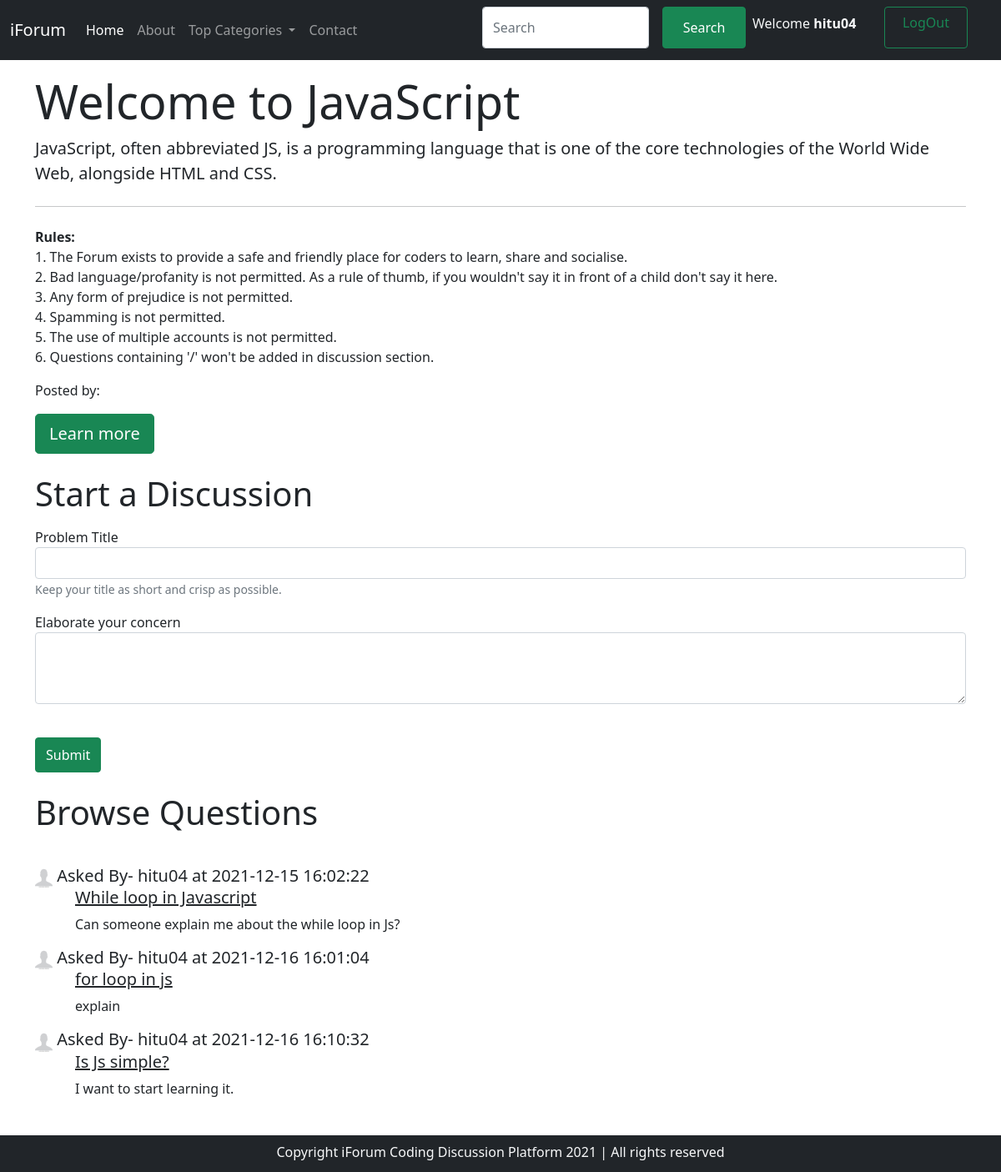
Screenshot of /threadlist.php?catid=2 (signed in) with the database file from the repository.
### tables this page shows
CREATE TABLE `category` (
  `cat_id` int(8) NOT NULL,
  `cat_name` varchar(255) NOT NULL,
  `cat_desc` text NOT NULL,
  `cat_date` datetime NOT NULL DEFAULT current_timestamp(),
  `cat_user_name` int(11) NOT NULL
);

CREATE TABLE `threads` (
  `thread_id` int(11) NOT NULL,
  `thread_title` varchar(255) NOT NULL,
  `thread_desc` text NOT NULL,
  `thread_cat_id` int(11) NOT NULL,
  `thread_user` int(11) NOT NULL,
  `thread_dt` datetime NOT NULL DEFAULT current_timestamp()
);

CREATE TABLE `users` (
  `sno` int(11) NOT NULL,
  `user_name` varchar(10) NOT NULL,
  `user_email` varchar(30) NOT NULL,
  `user_pass` varchar(255) NOT NULL,
  `user_dt` datetime NOT NULL DEFAULT current_timestamp()
);

### threadlist.php (the view, shortened to what this page needs)
<!doctype html>
<html lang="en">
<head>
    <link href="https://cdn.jsdelivr.net/npm/bootstrap@5.1.3/dist/css/bootstrap.min.css" rel="stylesheet">
</head>
<body>
    <?php include 'partials\_dbconnect.php'; ?>
    <?php include 'partials\_header.php'; ?>
    <?php
    $id = $_GET['catid'];
    $sql = "select * from `category` where `cat_id`=$id ";
    $res = mysqli_query($con, $sql);
    while ($row = mysqli_fetch_assoc($res)) {
        $catname = $row['cat_name'];
        $catdesc = $row['cat_desc'];
        $cat_user_name = $row['cat_user_name'];
        $sql2 = "select user_name from `users` where `sno`='$cat_user_name' ";
        $res2 = mysqli_query($con, $sql2);
        $row2 = mysqli_fetch_assoc($res2);
        $posted = $row2['user_name'];
    }
    ?>
    <div class="container my-3">
        <div class="jumbotron jumbotron-fluid">
            <h1 class="display-4">Welcome to <?php echo $catname; ?> </h1>
            <p class="lead"><?php echo $catdesc; ?></p>
            <hr class="my-4">
            <p> <b>Rules: <br></b>
                1. The Forum exists to provide a safe and friendly place for coders to learn, share and socialise.<br>
                2. Bad language/profanity is not permitted. As a rule of thumb, if you wouldn't say it in front of a child don't say it here. <br>
                3. Any form of prejudice is not permitted. <br>
                4. Spamming is not permitted. <br>
                5. The use of multiple accounts is not permitted.<br>
                6. Questions containing '/' won't be added in discussion section.
            </p>
            <p>Posted by: <b><?php echo $posted; ?></b></p>
            <a class="btn btn-success btn-lg" href="#" role="button">Learn more</a>
        </div>
    </div>
    <?php
    if (isset($_SESSION['loggedin']) and $_SESSION['loggedin'] == true) {
        echo '<div class="container">
                                    <h1 class="py-2">Start a Discussion</h1>
                                    <form action="' . $_SERVER["REQUEST_URI"] . '"method="POST">
                            <div class="form-group">
                                <label for="title">Problem Title</label>
                                <input type="text" class="form-control" id="title" name="title">
                                <small id="emailHelp" class="form-text text-muted">Keep your title as short and crisp as possible.
                                </small>
                            </div>
                            <input type="hidden" name="sno" value="' . $_SESSION['sno'] . '">
                            <div class="form-group my-3">
                                <label for="exampleFormControlTextarea1">Elaborate your concern</label>
                                <textarea class="form-control" id="desc" name="desc" rows="3"></textarea>
                            </div>
                            <br>
                            <button type="submit" class="btn btn-success py-2">Submit</button>
                        </form>
                    </div>';
    }
    ?>
    <div class="container">
        <h1 class="py-4">Browse Questions</h1>
        <?php
        $id = $_GET['catid'];
        $sql = "select * from `threads` where `thread_cat_id`=$id ";
        $res = mysqli_query($con, $sql);
        while ($row = mysqli_fetch_assoc($res)) {
            $thread_id = $row['thread_id'];
            $thread_title = $row['thread_title'];
            $thread_desc = $row['thread_desc'];
            $dt = $row['thread_dt'];
            $thread_user_id = $row['thread_user'];
            $sql2 = "select * from `users` where sno='$thread_user_id' ";
            $res2 = mysqli_query($con, $sql2);
            $row2 = mysqli_fetch_assoc($res2);
            echo '<div class="media my-3">
                            <div class="media-body">
                                    <h5 class="mt-0 "><img src="images\profile.jpg" class="inline mr-3" width="21px" height="25px" class="mr-4" alt="..."> Asked By- ' . $row2['user_name'] . ' at ' . $dt . ' <br>  <a class="text-dark mx-5" href="thread.php?thread_id=' . $thread_id . '">' . $thread_title . '</a></h5>
                                    <p class="mx-5">' . $thread_desc . '</p>
                            </div>
                          </div>';
        }
        ?>
    </div>
    <br>
    <br>
    <br>
    <?php include 'partials\_footer.php'; ?>
</body>
</html>

### rows the page displays
category: cat_name "JavaScript", cat_desc "JavaScript, often abbreviated JS, is a programming language that is one of the core technologies of the World Wide Web, alongside HTML and CSS."
threads: users.user_name "hitu04", thread_dt "2021-12-15 16:02:22", thread_title "While loop in Javascript", thread_desc "Can someone explain me about the while loop in Js?"
threads: users.user_name "hitu04", thread_dt "2021-12-16 16:01:04", thread_title "for loop in js", thread_desc "explain"
threads: users.user_name "hitu04", thread_dt "2021-12-16 16:10:32", thread_title "Is Js simple?", thread_desc "I want to start learning it."

### other values shown
$_SESSION['user_name'] "hitu04"
